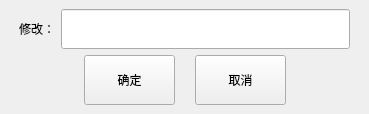
<?xml version="1.0" encoding="UTF-8"?>
<ui version="4.0">
 <class>modify_view</class>
 <widget class="QDialog" name="modify_view">
  <property name="geometry">
   <rect>
    <x>0</x>
    <y>0</y>
    <width>369</width>
    <height>114</height>
   </rect>
  </property>
  <property name="windowTitle">
   <string>Dialog</string>
  </property>
  <layout class="QVBoxLayout" name="verticalLayout">
   <property name="spacing">
    <number>6</number>
   </property>
   <property name="leftMargin">
    <number>9</number>
   </property>
   <property name="topMargin">
    <number>9</number>
   </property>
   <property name="rightMargin">
    <number>9</number>
   </property>
   <property name="bottomMargin">
    <number>9</number>
   </property>
   <item>
    <layout class="QHBoxLayout" name="horizontalLayout">
     <property name="leftMargin">
      <number>10</number>
     </property>
     <property name="rightMargin">
      <number>10</number>
     </property>
     <item>
      <widget class="QLabel" name="label_2">
       <property name="text">
        <string>修改：</string>
       </property>
      </widget>
     </item>
     <item>
      <widget class="QLineEdit" name="lineEdit">
       <property name="minimumSize">
        <size>
         <width>0</width>
         <height>40</height>
        </size>
       </property>
      </widget>
     </item>
    </layout>
   </item>
   <item>
    <layout class="QHBoxLayout" name="horizontalLayout_2">
     <property name="spacing">
      <number>20</number>
     </property>
     <property name="leftMargin">
      <number>10</number>
     </property>
     <property name="rightMargin">
      <number>10</number>
     </property>
     <property name="bottomMargin">
      <number>0</number>
     </property>
     <item>
      <spacer name="horizontalSpacer">
       <property name="orientation">
        <enum>Qt::Horizontal</enum>
       </property>
       <property name="sizeHint" stdset="0">
        <size>
         <width>40</width>
         <height>20</height>
        </size>
       </property>
      </spacer>
     </item>
     <item>
      <widget class="QPushButton" name="pushButton_4">
       <property name="sizePolicy">
        <sizepolicy hsizetype="Fixed" vsizetype="Expanding">
         <horstretch>0</horstretch>
         <verstretch>0</verstretch>
        </sizepolicy>
       </property>
       <property name="minimumSize">
        <size>
         <width>91</width>
         <height>40</height>
        </size>
       </property>
       <property name="focusPolicy">
        <enum>Qt::NoFocus</enum>
       </property>
       <property name="text">
        <string>确定</string>
       </property>
       <property name="outer_stylesheet" stdset="0">
        <string>pushbutton</string>
       </property>
      </widget>
     </item>
     <item>
      <widget class="QPushButton" name="pushButton_5">
       <property name="sizePolicy">
        <sizepolicy hsizetype="Fixed" vsizetype="Expanding">
         <horstretch>0</horstretch>
         <verstretch>0</verstretch>
        </sizepolicy>
       </property>
       <property name="minimumSize">
        <size>
         <width>91</width>
         <height>40</height>
        </size>
       </property>
       <property name="focusPolicy">
        <enum>Qt::NoFocus</enum>
       </property>
       <property name="text">
        <string>取消</string>
       </property>
       <property name="outer_stylesheet" stdset="0">
        <string>pushbutton</string>
       </property>
      </widget>
     </item>
     <item>
      <spacer name="horizontalSpacer_2">
       <property name="orientation">
        <enum>Qt::Horizontal</enum>
       </property>
       <property name="sizeHint" stdset="0">
        <size>
         <width>40</width>
         <height>20</height>
        </size>
       </property>
      </spacer>
     </item>
    </layout>
   </item>
  </layout>
 </widget>
 <resources/>
 <connections/>
</ui>
